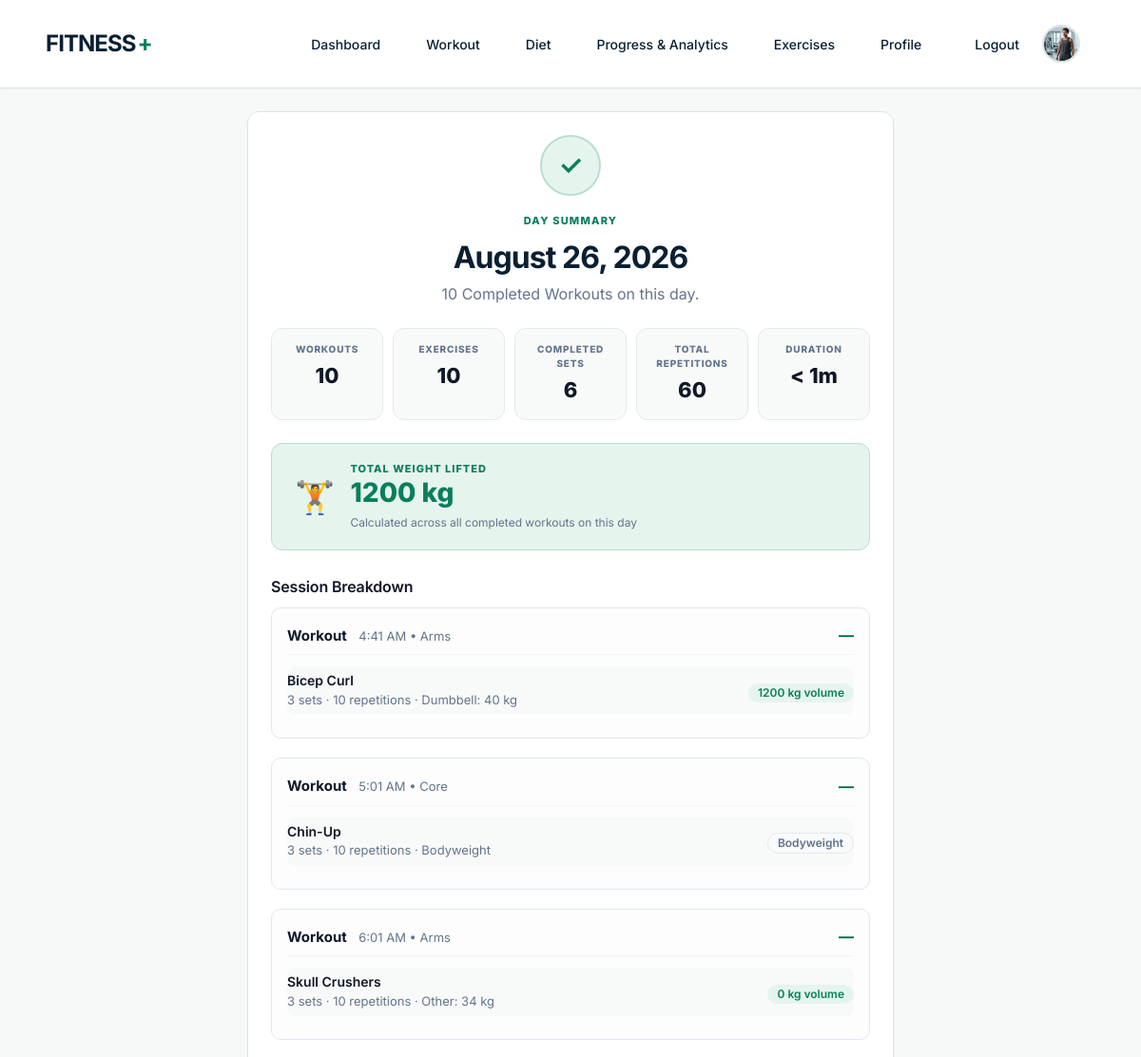
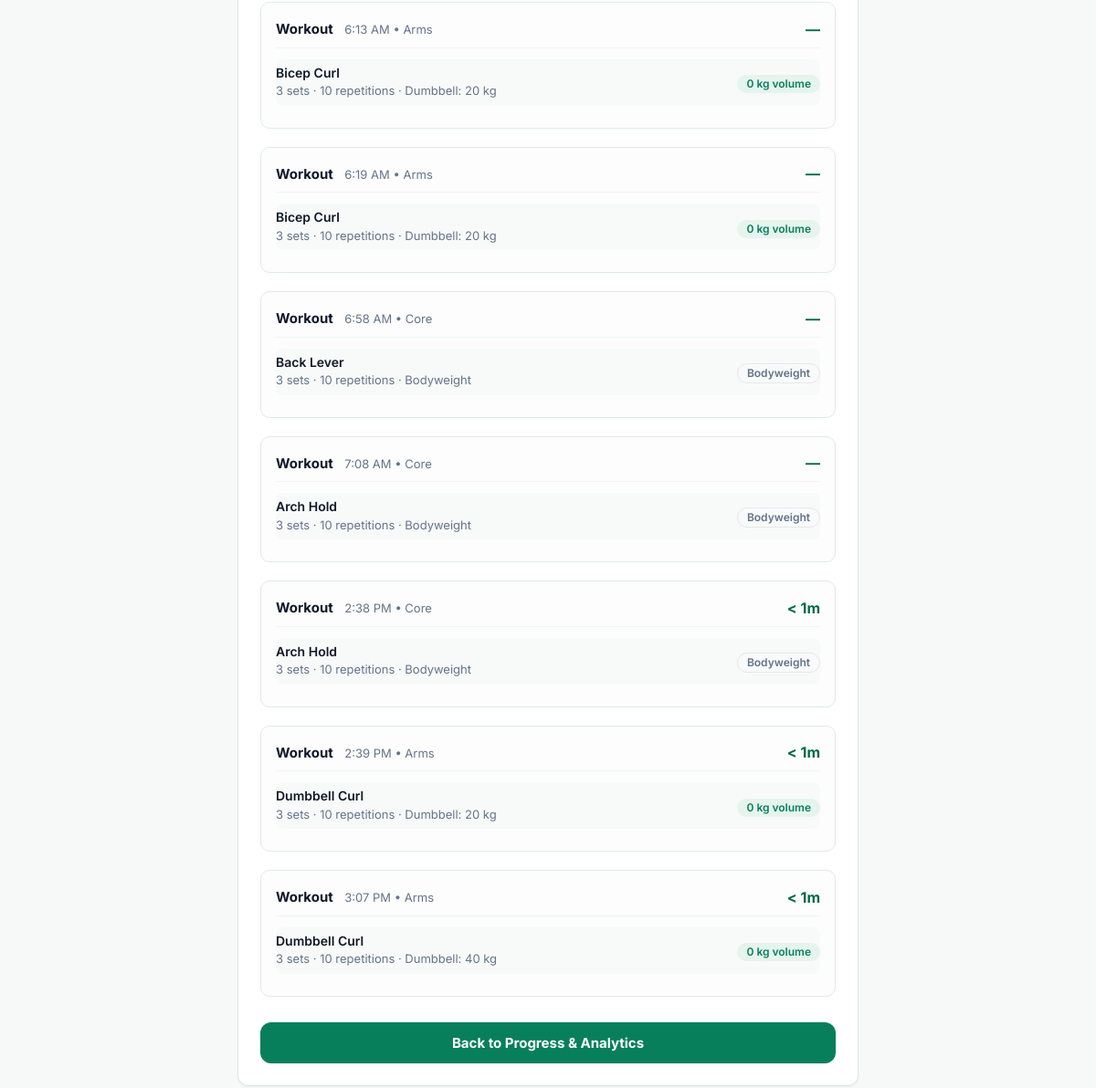
Screenshot of /progress/day/2026-08-26/ (signed in) with the database file from the repository (2 pictures, top to bottom).
### workout/models.py (models this page shows, shortened)
class Workout(models.Model):
    user = models.ForeignKey(User, related_name='workouts', on_delete=models.CASCADE)
    date = models.DateField(default=timezone.localdate)
    created_at = models.DateTimeField(auto_now_add=True)
    completed = models.BooleanField(default=False)
    completed_at = models.DateTimeField(null=True, blank=True)
    class Meta:
        ordering = ['-date', '-created_at']
    @property
    def duration_seconds(self):
        if not self.completed_at:
            return None
        return max(0, int((self.completed_at - self.created_at).total_seconds()))

class WorkoutExercise(models.Model):
    workout = models.ForeignKey(Workout, related_name='workout_exercises', on_delete=models.CASCADE)
    exercise = models.ForeignKey(Exercise, related_name='workout_entries', on_delete=models.PROTECT)
    sets_planned = models.PositiveIntegerField()
    reps_planned = models.PositiveIntegerField()
    weight = models.DecimalField(max_digits=7, decimal_places=2, null=True, blank=True)
    rest_seconds = models.PositiveIntegerField(default=60)
    exercise_seconds = models.PositiveIntegerField(default=30)
    order = models.PositiveIntegerField(default=1)
    class Meta:
        ordering = ['order']
    @property
    def volume(self):
        if self.exercise.is_bodyweight or self.weight is None:
            return None
        return calculate_exercise_volume(self)

class Exercise(models.Model):
    class EquipmentType(models.TextChoices):
        BODYWEIGHT = 'bodyweight', 'Bodyweight'
        BARBELL = 'barbell', 'Barbell'
        DUMBBELL = 'dumbbell', 'Dumbbell'
        KETTLEBELL = 'kettlebell', 'Kettlebell'
        CABLE = 'cable', 'Cable'
        MACHINE = 'machine', 'Machine'
        RESISTANCE_BAND = 'resistance_band', 'Resistance band'
        PULLUP_BAR = 'pullup_bar', 'Pull-up bar'
        BENCH = 'bench', 'Bench'
        PLATE = 'plate', 'Plate-loaded'
        STEP = 'step', 'Step / Platform'
        JUMP_ROPE = 'jump_rope', 'Jump Rope'
        OTHER = 'other', 'Other'
    class Difficulty(models.TextChoices):
        BEGINNER = 'beginner', 'Beginner'
        INTERMEDIATE = 'intermediate', 'Intermediate'
        ADVANCED = 'advanced', 'Advanced'
    class GenderCategory(models.TextChoices):
        ALL = 'all', 'All'
        FEMALE = 'female', 'Female'
        MALE = 'male', 'Male'
    name = models.CharField(max_length=120)
    body_part = models.CharField(max_length=40, default='Full Body')
    equipment_type = models.CharField(max_length=20, choices=EquipmentType.choices, default=EquipmentType.OTHER)
    category = models.CharField(max_length=40)
    description = models.TextField()
    instructions = models.TextField()
    muscles_targeted = models.CharField(max_length=255)
    beginner_tips = models.TextField(blank=True)
    is_bodyweight = models.BooleanField(default=False)
    image = models.CharField(max_length=255, blank=True, help_text='Local visual URL (filled by the seed command).')
    created_at = models.DateTimeField(auto_now_add=True)
    difficulty = models.CharField(max_length=20, choices=Difficulty.choices, default=Difficulty.INTERMEDIATE)
    gender_category = models.CharField(max_length=10, choices=GenderCategory.choices, default=GenderCategory.ALL)
    recommended_sets = models.CharField(max_length=30, blank=True, default='')
    recommended_reps = models.CharField(max_length=30, blank=True, default='')
    recommended_duration = models.CharField(max_length=40, blank=True, default='')
    recommended_rest = models.CharField(max_length=30, blank=True, default='')
    is_beginner_friendly = models.BooleanField(default=False)
    class Meta:
        ordering = ['category', 'name']
        constraints = [models.UniqueConstraint(Lower('name'), name='unique_exercise_name_ci')]
    @property
    def body_part_tag(self):
        TAG_MAP = {
            'Bodyweight Squat': 'Quadriceps', 'Bodyweight Lunge': 'Legs',
            'Chair Squat': 'Quadriceps', 'Glute Bridge': 'Glutes',
            'Single-Leg Glute Bridge': 'Glutes', 'Hip Thrust': 'Glutes',
            'Donkey Kicks': 'Glutes', 'Fire Hydrants': 'Glutes',
            'Sumo Squat': 'Inner Thighs', 'Bulgarian Split Squat': 'Legs',
            'Reverse Lunge': 'Glutes', 'Walking Lunges': 'Legs',
            'Step-Ups': 'Legs', 'Standing Leg Raises': 'Hips',
            'Goblet Squat': 'Glutes', 'Romanian Deadlift': 'Hamstrings',
            'Curtsy Lunge': 'Glutes',
            'Plank': 'Core', 'Knee Plank': 'Core', 'Side Plank': 'Obliques',
            'Dead Bug': 'Core', 'Bird Dog': 'Core',
            'Bicycle Crunch': 'Core', 'Bicycle Crunches': 'Core',
            'Crunch': 'Core', 'Reverse Crunches': 'Lower Abs',
            'Leg Raise': 'Core', 'Leg Raises': 'Lower Abs',
            'Mountain Climbers': 'Core', 'Russian Twist': 'Core',
            'Sit-Up': 'Core', 'Heel Taps': 'Obliques',
            'Hanging Leg Raise': 'Core',
            'Dumbbell Bicep Curl': 'Biceps', 'Hammer Curl': 'Biceps',
            'Dumbbell Row': 'Back', 'Resistance-Band Row': 'Back',
            'Dumbbell Shoulder Press': 'Shoulders',
            'Dumbbell Lateral Raise': 'Shoulders',
            'Dumbbell Front Raise': 'Shoulders',
            'Overhead Tricep Extension': 'Triceps',
            'Tricep Kickback': 'Triceps',
            'Wall Push-Ups': 'Chest', 'Knee Push-Ups': 'Chest',
            'Incline Push-Ups': 'Chest', 'Standard Push-Ups': 'Chest',
            'Jumping Jacks': 'Full Body', 'High Knees': 'Legs',
            'Butt Kicks': 'Hamstrings', 'Running': 'Legs',
            'Jogging': 'Legs', 'Cycling': 'Legs',
            'Skipping Rope': 'Full Body', 'Marching in Place': 'Legs',
            'Step Jacks': 'Full Body', 'Dancing / Cardio Dance': 'Full Body',
            'Brisk Walking': 'Full Body',
            'Butterfly Stretch': 'Inner Thighs', 'Cat-Cow Stretch': 'Back',
            'Chest Stretch': 'Chest', "Child's Pose": 'Back',
            'Cobra Stretch': 'Abdominals', 'Full-Body Stretch': 'Full Body',
            'Glute Stretch': 'Glutes', 'Hamstring Stretch': 'Hamstrings',
            'Hip Flexor Stretch': 'Hip Flexors',
            'Shoulder Stretch': 'Shoulders',
        }
        if self.name in TAG_MAP:
            return TAG_MAP[self.name]
        if self.muscles_targeted:
            return self.muscles_targeted.split(',')[0].strip()
        return self.body_part

class WorkoutSet(models.Model):
    workout_exercise = models.ForeignKey(WorkoutExercise, related_name='sets', on_delete=models.CASCADE)
    set_number = models.PositiveIntegerField()
    reps_completed = models.PositiveIntegerField()
    weight = models.DecimalField(max_digits=7, decimal_places=2, null=True, blank=True)
    completed = models.BooleanField(default=False)
    skipped = models.BooleanField(default=False)
    completed_at = models.DateTimeField(null=True, blank=True)
    class Meta:
        constraints = [models.UniqueConstraint(fields=['workout_exercise', 'set_number'], name='unique_workout_set')]
        ordering = ['set_number']

### workout/views.py (the view)
# urls.py: path('progress/day/<str:date_str>/', views.workout_day_detail, name='workout_day_detail'),
@login_required
def workout_day_detail(request, date_str):
    try:
        selected_date = date.fromisoformat(date_str)
    except (ValueError, TypeError):
        return redirect('workout:progress')
    workouts = Workout.objects.filter(user=request.user, completed=True).annotate(
        analytics_date=Coalesce(TruncDate('completed_at'), F('date'), output_field=DateField())
    ).filter(analytics_date=selected_date).prefetch_related('workout_exercises__exercise', 'workout_exercises__sets').order_by('completed_at', 'id')
    if not workouts.exists():
        return redirect('workout:progress')
    total_volume = sum((calculate_workout_volume(w) for w in workouts), Decimal('0'))
    total_seconds = sum((w.duration_seconds or 0 for w in workouts))
    workout_sessions = []
    total_exercises = 0
    completed_sets = 0
    total_reps = 0
    for w in workouts:
        entries = list(w.workout_exercises.all())
        w_completed = [s for entry in entries for s in entry.sets.all() if s.completed]
        w_reps = sum(s.reps_completed for s in w_completed)
        w_volume = calculate_workout_volume(w)
        total_exercises += len(entries)
        completed_sets += len(w_completed)
        total_reps += w_reps
        time_str = ''
        if w.completed_at:
            local_time = timezone.localtime(w.completed_at)
            time_str = local_time.strftime('%I:%M %p').lstrip('0')
        elif w.created_at:
            local_time = timezone.localtime(w.created_at)
            time_str = local_time.strftime('%I:%M %p').lstrip('0')
        focus = get_workout_focus(w)
        workout_sessions.append({
            'workout': w,
            'time': time_str,
            'focus': focus,
            'duration': duration_label(w.duration_seconds or 0),
            'volume': format_weight_display(w_volume),
            'volume_raw': float(w_volume),
            'entries': entries,
            'sets_count': len(w_completed),
            'reps_count': w_reps,
        })
    return render(request, 'workout/workout_day_detail.html', {
        'selected_date': selected_date,
        'workouts': workouts,
        'workout_count': len(workout_sessions),
        'workout_sessions': workout_sessions,
        'total_exercises': total_exercises,
        'completed_sets': completed_sets,
        'total_reps': total_reps,
        'total_volume': total_volume,
        'total_duration': duration_label(total_seconds),
        'total_seconds': total_seconds,
    })

### workout/analytics.py (called while the page is built)
def duration_label(seconds):
    if not seconds:
        return '—'
    hours, remainder = divmod(seconds, 3600)
    minutes = remainder // 60
    if hours:
        return f'{hours}h {minutes}m'
    return f'{minutes}m' if minutes else '< 1m'

def get_workout_focus(workout):
    entries = list(workout.workout_exercises.all())
    if not entries:
        return 'General Workout'
    groups = Counter()
    for entry in entries:
        groups[get_muscle_group(entry.exercise)] += 1
    if len(groups) == 1:
        return list(groups.keys())[0]
    if 'Full Body' in groups or len(groups) >= 3:
        return 'Full Body'
    top = [g for g, _ in groups.most_common(2)]
    return ' & '.join(top)

### workout/models.py (called while the page is built)
def format_weight_display(value):
    if value is None:
        return '0'
    try:
        val = Decimal(str(value))
    except Exception:
        return '0'
    if val == 0:
        return '0'
    if val % 1 == 0:
        return f"{int(val):,}"
    return f"{val:,.2f}".rstrip('0').rstrip('.')

def calculate_exercise_volume(exercise_entry):
    if exercise_entry.exercise.is_bodyweight or exercise_entry.weight is None:
        return Decimal('0')
    return sum(
        (
            Decimal(str(workout_set.reps_completed))
            * (workout_set.weight if workout_set.weight is not None else Decimal('0'))
            for workout_set in exercise_entry.sets.all()
            if workout_set.completed
        ),
        Decimal('0'),
    )

def calculate_workout_volume(workout):
    entries = workout.workout_exercises.all()
    total = Decimal('0')
    for entry in entries:
        total += calculate_exercise_volume(entry)
    return total

### workout/templates/workout/workout_day_detail.html (shortened to what this page needs)
{% extends 'workout/base.html' %}
{% block content %}
<section class="complete-page-container">
  <div class="card complete-card">
    <div class="completion-badge-wrap">
      <div class="completion-mark">✓</div>
    </div>
    <p class="eyebrow">DAY SUMMARY</p>
    <h1 class="completion-title">{{ selected_date|date:'F j, Y' }}</h1>
    <p class="completion-subtitle">{{ workout_count }} Completed Workout{{ workout_count|pluralize }} on this day.</p>
    <div class="complete-summary-grid">
      <div class="summary-stat-box">
        <span class="stat-box-label">WORKOUTS</span>
        <strong class="stat-box-num">{{ workout_count }}</strong>
      </div>
      <div class="summary-stat-box">
        <span class="stat-box-label">EXERCISES</span>
        <strong class="stat-box-num">{{ total_exercises }}</strong>
      </div>
      <div class="summary-stat-box">
        <span class="stat-box-label">COMPLETED SETS</span>
        <strong class="stat-box-num">{{ completed_sets }}</strong>
      </div>
      <div class="summary-stat-box">
        <span class="stat-box-label">TOTAL REPETITIONS</span>
        <strong class="stat-box-num">{{ total_reps }}</strong>
      </div>
      {% if total_duration %}
      <div class="summary-stat-box">
        <span class="stat-box-label">DURATION</span>
        <strong class="stat-box-num">{{ total_duration }}</strong>
      </div>
      {% endif %}
    </div>
    {% if total_volume %}
    <div class="volume-achievement-card">
      <div class="volume-icon">🏋️</div>
      <div class="volume-text">
        <span class="volume-label">TOTAL WEIGHT LIFTED</span>
        <strong class="volume-value">{{ total_volume|floatformat:'-2' }} kg</strong>
        <span class="volume-note">Calculated across all completed workouts on this day</span>
      </div>
    </div>
    {% endif %}
    <div class="complete-exercises-list">
      <h3>Session Breakdown</h3>
      {% for session in workout_sessions %}
      <div class="day-session-card" style="margin-bottom: 20px; border: 1px solid #e2e8f0; border-radius: 10px; padding: 16px; background: #fcfdfc;">
        <div style="display: flex; justify-content: space-between; align-items: center; margin-bottom: 12px; border-bottom: 1px solid #f1f5f9; padding-bottom: 8px;">
          <div>
            <strong style="color: #0f172a; font-size: 15px;">Workout</strong>
            <span style="color: #64748b; font-size: 13px; margin-left: 8px;">{% if session.time %}{{ session.time }} • {% endif %}{{ session.focus }}</span>
          </div>
          <div style="text-align: right;">
            <span style="font-weight: 700; color: #006948;">{{ session.duration }}</span>
          </div>
        </div>
        {% for entry in session.entries %}
        <article class="complete-exercise-item" style="border: none; padding: 6px 0;">
          <div class="item-main">
            <h4>{{ entry.exercise.name }}</h4>
            <p>{{ entry.sets_planned }} sets · {{ entry.reps_planned }} repetitions{% if entry.exercise.is_bodyweight %} · Bodyweight{% else %} · {{ entry.exercise.get_equipment_type_display }}: {{ entry.weight|floatformat:'-2' }} kg{% endif %}</p>
          </div>
          <div class="item-badge">
            {% if entry.exercise.is_bodyweight %}
              <span class="badge badge-subtle">Bodyweight</span>
            {% else %}
              <span class="badge badge-primary">{{ entry.volume|floatformat:'-2' }} kg volume</span>
            {% endif %}
          </div>
        </article>
        {% endfor %}
      </div>
      {% endfor %}
    </div>
    <div class="complete-actions">
      <a class="button wide primary-cta" href="{% url 'workout:progress' %}">
        Back to Progress &amp; Analytics
      </a>
    </div>
  </div>
</section>
{% endblock %}

### workout/static/workout/css/theme.css (style rules this page uses)
:root { --primary: #087F5B; --primary-dark: #066A4C; --navy: #0B1F33; --background: #F7F9F8; --surface: #FFFFFF; --muted: #64748B; --border: #DDE5E1; --success: #168A65; --warning: #D98C10; --danger: #C0392B; --spacing-8: 8px; --spacing-12: 12px; --spacing-16: 16px; --spacing-20: 20px; --spacing-24: 24px; --spacing-32: 32px; --spacing-40: 40px; --spacing-48: 48px; --radius-4: 4px; --radius-8: 8px; --radius-12: 12px; --shadow-sm: 0 1px 2px rgba(0,0,0,0.05); }
body { font-family: 'Inter', system-ui, sans-serif; background-color: var(--background); color: var(--navy); margin: 0; line-height: 1.5; }
h1, .title { font-size: 2rem; font-weight: 700; color: var(--navy); margin-bottom: var(--spacing-24); }
.card { background: var(--surface); border: 1px solid var(--border); border-radius: var(--radius-12); box-shadow: var(--shadow-sm); padding: var(--spacing-24); margin-bottom: var(--spacing-24); }

### rows the page displays
Workout: time "4:41 AM", focus "Arms", duration "—"
WorkoutExercise: exercise.name "Bicep Curl", sets_planned "3", reps_planned "10", exercise.equipment_type "Dumbbell", weight "40", volume "1200"
Workout: time "5:01 AM", focus "Core", duration "—"
WorkoutExercise: exercise.name "Chin-Up", sets_planned "3", reps_planned "10", shows "· Bodyweight"
Workout: time "6:01 AM", focus "Arms", duration "—"
WorkoutExercise: exercise.name "Skull Crushers", sets_planned "3", reps_planned "10", exercise.equipment_type "Other", weight "34", volume "0"
Workout: time "6:13 AM", focus "Arms", duration "—"
WorkoutExercise: exercise.name "Bicep Curl", sets_planned "3", reps_planned "10", exercise.equipment_type "Dumbbell", weight "20", volume "0"
Workout: time "6:19 AM", focus "Arms", duration "—"
WorkoutExercise: exercise.name "Bicep Curl", sets_planned "3", reps_planned "10", exercise.equipment_type "Dumbbell", weight "20", volume "0"
Workout: time "6:58 AM", focus "Core", duration "—"
WorkoutExercise: exercise.name "Back Lever", sets_planned "3", reps_planned "10", shows "· Bodyweight"
Workout: time "7:08 AM", focus "Core", duration "—"
WorkoutExercise: exercise.name "Arch Hold", sets_planned "3", reps_planned "10", shows "· Bodyweight"
Workout: time "2:38 PM", focus "Core", duration "< 1m"
WorkoutExercise: exercise.name "Arch Hold", sets_planned "3", reps_planned "10", shows "· Bodyweight"
Workout: time "2:39 PM", focus "Arms", duration "< 1m"
WorkoutExercise: exercise.name "Dumbbell Curl", sets_planned "3", reps_planned "10", exercise.equipment_type "Dumbbell", weight "20", volume "0"
Workout: time "3:07 PM", focus "Arms", duration "< 1m"
WorkoutExercise: exercise.name "Dumbbell Curl", sets_planned "3", reps_planned "10", exercise.equipment_type "Dumbbell", weight "40", volume "0"

### other values shown
{{ selected_date|date:'F j, Y' }} "August 26, 2026"
{{ workout_count }} "10"
{{ total_exercises }} "10"
{{ completed_sets }} "6"
{{ total_reps }} "60"
{{ total_duration }} "< 1m"
{{ total_volume|floatformat:'-2' }} "1200"
